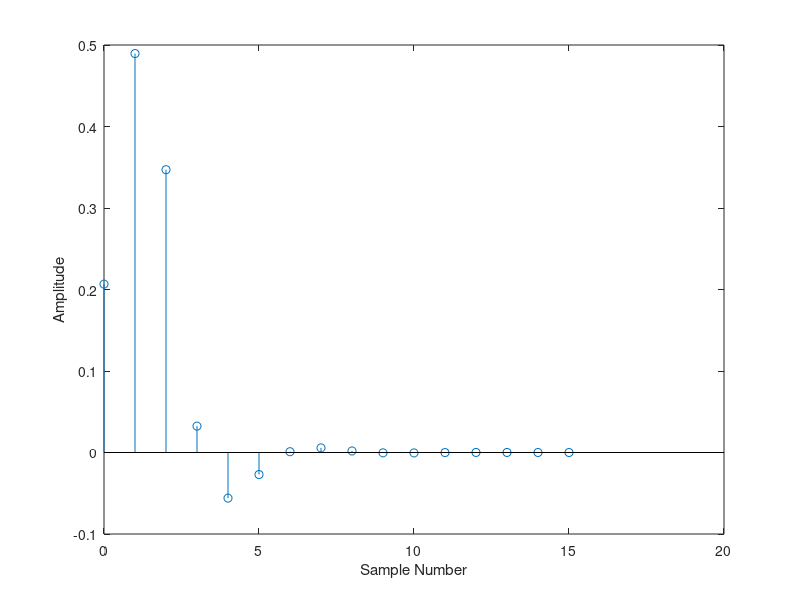

Source code (MATLAB):
N =16;  
b = [0.206572, 0.413144, 0.206572];  
a = [1 , -0.369527, 0.195816];  
x(1:N) = 0;
x(1) = 1;  
ftr = filter(b,a,x);  
stem((0:N-1),ftr)  
xlabel('Sample Number')  
ylabel('Amplitude')  


